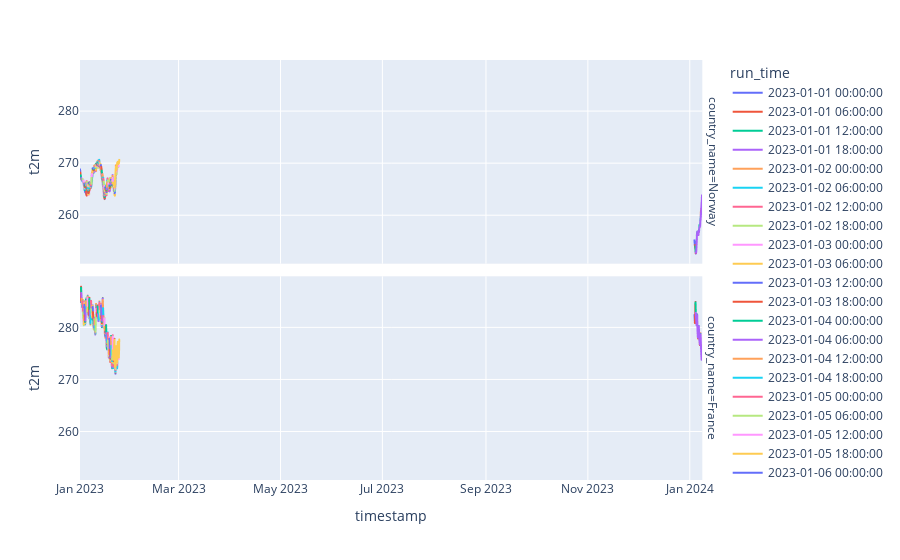

Source (notebook cell):
### Code cell
df_plot = df_tmp.query("country_name in ['Norway', 'France']")
fig = px.line(df_plot, x="timestamp", y="t2m", color="run_time", facet_row="country_name")
fig.show()
